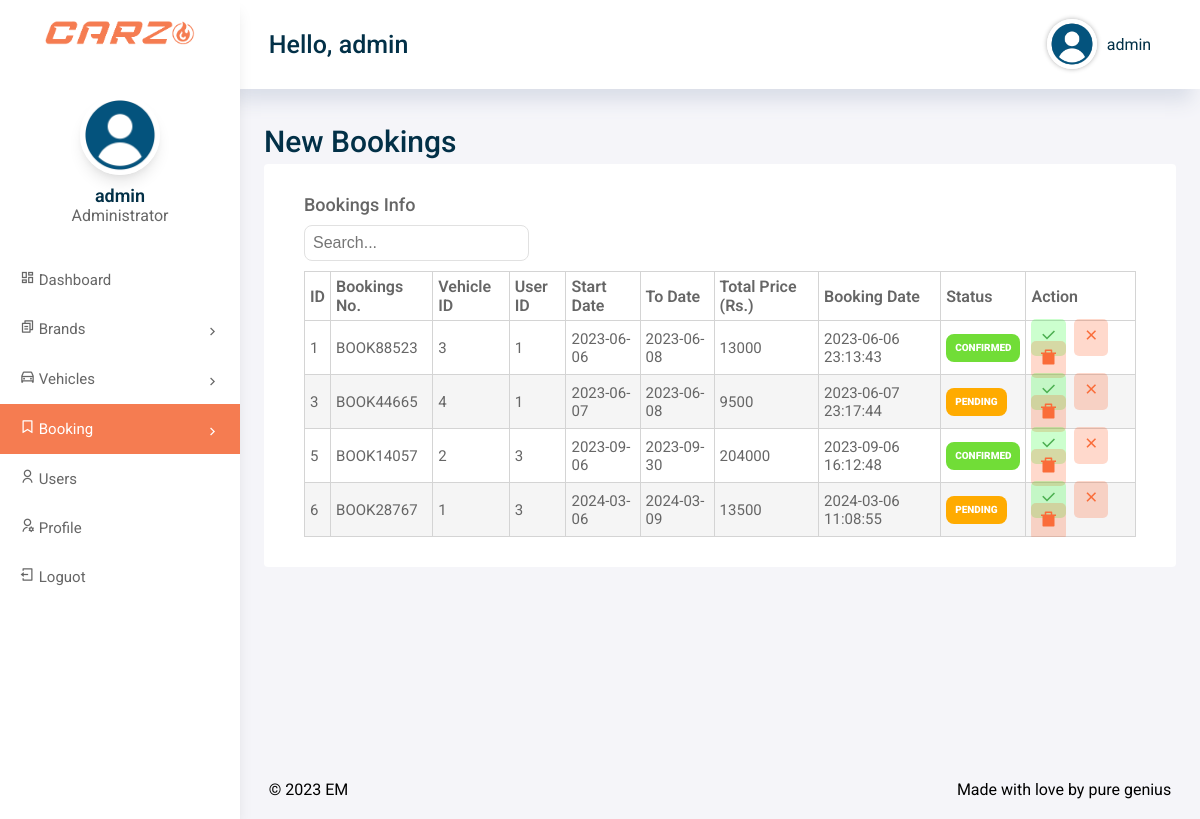
The app's page /admin/bookings.php (signed in) with its own data.
### tables this page shows
CREATE TABLE IF NOT EXISTS `booking` (
  `booking_id` int(11) NOT NULL AUTO_INCREMENT,
  `booking_No` varchar(50) DEFAULT NULL,
  `user_ID` int(11) DEFAULT NULL,
  `vehicle_ID` int(11) DEFAULT NULL,
  `start_Data` varchar(20) DEFAULT NULL,
  `end_Date` varchar(20) DEFAULT NULL,
  `total` double DEFAULT NULL,
  `status` int(11) DEFAULT '0',
  `booking_Date` datetime DEFAULT NULL,
  `update_Date` datetime DEFAULT NULL,
  PRIMARY KEY (`booking_id`)
);

### admin/bookings.php (the view, shortened to what this page needs)
<?php
    include 'includes/config.php';
?>
<!DOCTYPE html>
<html lang="en">
<head>
    <?php
        include('includes/header.php');
    ?>
</head>
<body>
    <div class="grid-container">
        <?php
            include('includes/menu.php');
        ?>
        <?php
            include('includes/aside.php');
        ?>
        <main class="main">
            <h2>New Bookings</h2>
            <div class="main-cards">
                <div class="card">
                    <h3>Bookings Info</h3>
                    <div class="card-title">
                        <div class="search-box">
                            <input type="text" id="myInput" onkeyup="seacrFunction()" placeholder="Search...">
                        </div>
                    </div>
                    <table id="table">
                        <thead>
                            <tr>
                                <th>ID</th>
                                <th>Bookings No.</th>
                                <th>Vehicle ID</th>
                                <th>User ID</th>
                                <th>Start Date</th>
                                <th>To Date</th>
                                <th>Total Price (Rs.)</th>
                                <th>Booking Date</th>
                                <th>Status</th>
                                <th>Action</th>
                            </tr>
                        </thead>
                        <tbody class="table-body">
                            <?php
                            $sql = "SELECT * FROM booking";
                            $result = $conn->query($sql);
                            if ($result->num_rows > 0) {
                                while ($row = $result->fetch_assoc()) {
                                    ?>
                                    <tr>
                                        <td><?php echo $row['booking_id']; ?></td>
                                        <td><?php echo $row['booking_No']; ?></td>
                                        <td><?php echo $row['vehicle_ID']; ?></td>
                                        <td><?php echo $row['user_ID']; ?></td>
                                        <td><?php echo $row['start_Data']; ?></td>
                                        <td><?php echo $row['end_Date']; ?></td>
                                        <td><?php echo $row['total']; ?></td>
                                        <td><?php echo $row['booking_Date']; ?></td>
                                        <td>
                                            <?php if($row['status'] === '1') {
                                                    echo "<span class='Status-conpleted-badge'>Confirmed</span>";
                                                } else {
                                                    echo "<span class='Status-pending-badge'>Pending</span>";
                                                }
                                            ?>
                                        </td>
                                        <td>
                                            <a href="includes/booking-process.php?activeBooking=<?php echo $row['booking_id']; ?>" class="edit-badge" title="confirm"><i class="ri-check-fill"></i></a>
                                            <a href="includes/booking-process.php?deactiveBooking=<?php echo $row['booking_id']; ?>" class="del-badge" title="confirm"><i class="ri-close-fill"></i></a>
                                            <a href="includes/booking-process.php?deleteBooking=<?php echo $row['booking_id']; ?>" class="del-badge" title="Delete"><i class="ri-delete-bin-7-fill"></i></a>
                                        </td>
                                    </tr>
                                    <?php
                                }
                            } else {
                                echo "0 results";
                            }
                        ?>
                        </tbody>
                    </table>
                </div>
            </div>
        </main>
        <footer class="footer">
            <div class="footer__copyright">&copy; 2023 EM</div>
            <div class="footer__signature">Made with love by pure genius</div>
        </footer>
    </div>
</body>
</html>

### assets/css/style.css (style rules this page uses)
* { margin: 0; padding: 0; box-sizing: border-box; }
a, a:hover { text-decoration: none; color: var(--text-color); }
:root { --primary-color: #F57C51; --secondary-color: #FDE5DC; --text-color: #023047; --text-gray: #666666; --bg-color: #F2F5F7; --primary-font: 'Ubuntu', sans-serif; --secondry-font: 'Roboto', sans-serif; }
html { scroll-behavior: smooth; }
body { font-family: var(--secondry-font); overflow-x: hidden; }
h2 { color: var(--text-color); font-size: 45px; font-weight: 700; line-height: 45px; }
h3 { color: var(--text-gray); font-weight: 500; font-size: 18px; }
.card { min-width: 200px; height: auto; box-shadow: rgba(149, 157, 165, 0.2) 0px 8px 24px; border-radius: 8px; transition: all .3s; text-align: center; }
footer { background: var(--text-color); text-align: left; padding: 60px 0; }
footer a, span { color: #FFF; transition: all .3s ease-in-out; }
table { border-collapse: collapse; background: #FFF; border-radius: 0; overflow: hidden; width: 100%; margin: 30px auto; position: relative; table-layout: auto; }
table thead tr { height: 40px; background: #FFF; }
table thead th { font-size: 16px; font-weight: 600; color: var(--text-gray); line-height: 1.2; }
table tbody tr { height: 50px; font-size: 15px; color: var(--text-gray); line-height: 1.2; font-weight: unset; cursor: pointer }
table th, td { border: 1px solid #dddcdc; padding: 5px; }
table tbody tr:nth-child(even) { background-color: #f5f5f5; }
.Status-active-badge, .Status-conpleted-badge, .Status-pending-badge, .Status-cancelled-badge { display: inline-block; font-size: 10px; font-weight: 900; text-transform: uppercase; padding: 8px 9px; border-radius: 8px; text-align: center; }
.Status-conpleted-badge { background: #71dd37; color: #FFF; }
.Status-pending-badge { background: #ffab00; color: #FFF; }

### admin/assets/css/admin-style.css (style rules this page uses)
:root { --primary-color: #F57C51; --secondary-color: #FDE5DC; --text-color: #023047; --text-gray: #666666; --bg-color: #F2F5F7; --primary-font: 'Ubuntu', sans-serif; --secondry-font: 'Roboto', sans-serif; --box-shadow: rgba(0, 0, 0, 0.1) 0px 10px 15px -3px, rgba(0, 0, 0, 0.05) 0px 4px 6px -2px; }
body { background: #f5f5f9;; }
.grid-container { display: grid; grid-template-columns: 240px 1fr; grid-template-rows: 70px 1fr 60px; grid-template-areas: "sidenav header" "sidenav main" "sidenav footer"; height: 100vh; }
.main { grid-area: main; width: 95%; margin: 30px auto; }
.main h2 { font-size: 30px; font-weight: 500; }
.card { display: flex; flex-direction: column; align-items: flex-start; text-align: left; width: 100%; height: auto; background-color: #FFF; box-shadow: none; padding: 30px 40px; box-sizing: border-box; border-radius: 4px; cursor: context-menu !important; }
.card .card-title { display: flex; align-items: center; justify-content: space-between; width: 100%; margin: 10px 0; }
table { border-collapse: collapse; background: #FFF; border-radius: 0; overflow: hidden; width: 100%; margin: 0 auto; position: relative; table-layout: auto; }
table thead tr { height: 40px; background: #FFF; }
table thead th { font-size: 16px; font-weight: 600; color: var(--text-gray); line-height: 1.2; }
table th, table td { text-align: left; }
table tbody tr { height: 50px; font-size: 15px; color: var(--text-gray); line-height: 1.2; font-weight: unset; cursor: pointer }
table th, td { padding: 5px; border: 1px solid #d4d4d4; }
table tbody tr:nth-child(even) { background-color: #f5f5f5; }
.Status-active-badge, .Status-conpleted-badge, .Status-pending-badge { display: inline-block; font-size: 10px; font-weight: 900; text-transform: uppercase; padding: 8px 9px; border-radius: 8px; text-align: center; }
.Status-conpleted-badge { background: #71dd37; color: #FFF; }
.Status-pending-badge { background: #ffab00; color: #FFF; }
.edit-badge, .del-badge { font-size: 18px; position: relative; line-height: 1; border-color: transparent; padding: 8px; height: 100%; border-radius: 5px; margin-right: 5px; }
.edit-badge { background-color: rgba(0, 255, 10, 0.2); color: #4caf50; }
.del-badge { background-color: rgba(255, 68, 0, 0.2); color: #fa6c39; }
.search-box input[type="text"] { padding: 8px; border-radius: 8px; border: 1px solid #E1E1E1; font-size: 16px; }
.footer { grid-area: footer; background-color: transparent; display: flex; align-items: center; justify-content: space-between; padding: 0 3%; }

### records on screen
booking: booking_id "1", booking_No "BOOK88523", vehicle_ID "3", user_ID "1", start_Data "2023-06-06", end_Date "2023-06-08", total "13000", booking_Date "2023-06-06 23:13:43", status "CONFIRMED"
booking: booking_id "3", booking_No "BOOK44665", vehicle_ID "4", user_ID "1", start_Data "2023-06-07", end_Date "2023-06-08", total "9500", booking_Date "2023-06-07 23:17:44", status "PENDING"
booking: booking_id "5", booking_No "BOOK14057", vehicle_ID "2", user_ID "3", start_Data "2023-09-06", end_Date "2023-09-30", total "204000", booking_Date "2023-09-06 16:12:48", status "CONFIRMED"
booking: booking_id "6", booking_No "BOOK28767", vehicle_ID "1", user_ID "3", start_Data "2024-03-06", end_Date "2024-03-09", total "13500", booking_Date "2024-03-06 11:08:55", status "PENDING"

### other values on screen
$_SESSION['admin']['username'] "admin"
$_SESSION['admin']['name'] "admin"
